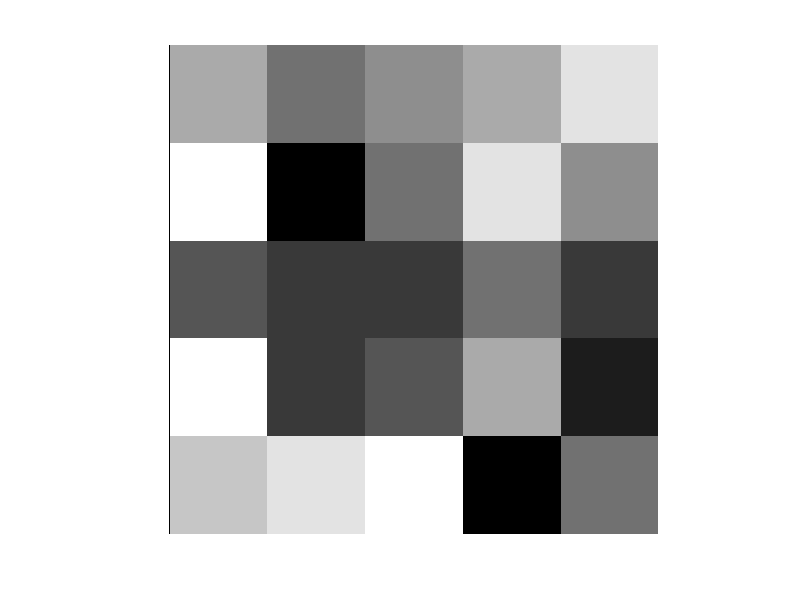
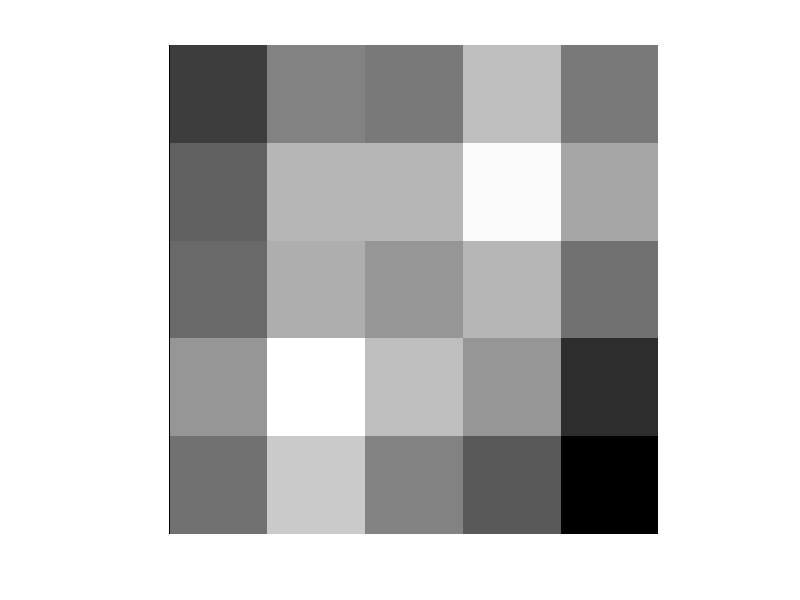

These charts were generated, in order, by the following MATLAB code:
% pkg load image %% octave

close all; clc; clear
f = [ 6	4	5	6	8 ;
      9	0	4	8	5 ;
      3	2	2	4	2 ;
      9	2	3	6	1 ;
      7	8	9	0	4 ];
      
w = 1/9*[ 1 1 1;
          1 1 1;
          1 1 1 ];
          
g = imfilter(f,w);

figure; imshow(f,[])
figure; imshow(g,[])